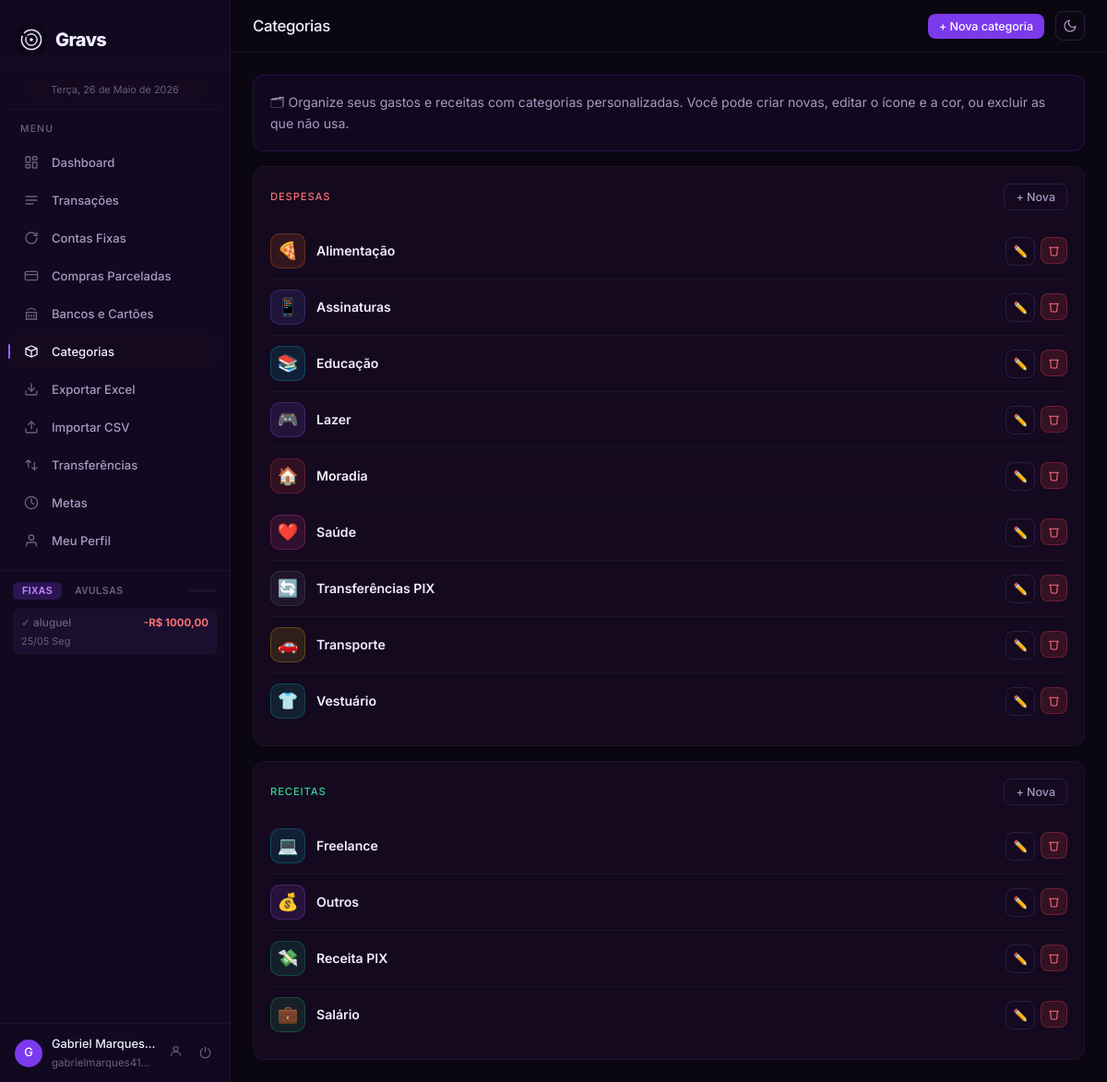
The page /categorias/ (signed in) on the database its author committed.
### tables this page shows
CREATE TABLE usuarios (
                id          INTEGER PRIMARY KEY AUTOINCREMENT,
                email       TEXT    NOT NULL UNIQUE COLLATE NOCASE,
                senha_hash  TEXT    NOT NULL,
                nome        TEXT    NOT NULL,
                criado_em   TEXT    DEFAULT CURRENT_TIMESTAMP,
                ativo       INTEGER DEFAULT 1 CHECK(ativo IN (0,1))
            , modo_contabil INTEGER DEFAULT 0, onboarding_completo INTEGER DEFAULT 0, email_verificado INTEGER DEFAULT 0, aceite_termos_em TEXT, excluido_em TEXT);

CREATE TABLE categorias (
                id          INTEGER PRIMARY KEY AUTOINCREMENT,
                nome        TEXT    NOT NULL,
                tipo        TEXT    NOT NULL CHECK(tipo IN ('receita','despesa')),
                usuario_id  INTEGER NOT NULL,
                icone       TEXT    DEFAULT '💰',
                cor         TEXT    DEFAULT '#a855f7',
                FOREIGN KEY (usuario_id) REFERENCES usuarios(id) ON DELETE CASCADE,
                UNIQUE(nome, usuario_id)
            );

### routes/categorias.py (the view)
@categorias_bp.route("/")
@login_required
def lista():
    svc = get_services()
    cats = svc.categorias_repo.listar_por_usuario(current_user.id)
    receitas = [c for c in cats if c["tipo"] == "receita"]
    despesas = [c for c in cats if c["tipo"] == "despesa"]
    return render_template(
        "categorias/lista.html",
        receitas=receitas,
        despesas=despesas,
        icones=ICONES_DISPONIVEIS,
    )

### app.py (called while the page is built)
def _configurar_login(app: Flask, container: ServiceContainer) -> None:
    login_manager = LoginManager()
    login_manager.init_app(app)
    login_manager.login_view = "auth.login"
    login_manager.login_message = "Faça login para acessar"
    login_manager.login_message_category = "info"
    @login_manager.user_loader
    def load_user(user_id: str) -> UserPrincipal | None:
        dados = container.usuarios_repo.buscar_por_id(int(user_id))
        if dados:
            return make_user_principal(dados)
        return None

### database/repositories.py (called while the page is built)
def _row_to_dict(row: sqlite3.Row | None) -> dict | None:
    if row is None:
        return None
    return dict(row)

def _rows_to_list(rows: list[sqlite3.Row]) -> list[dict]:
    return [dict(r) for r in rows]

    def buscar_por_id(self, user_id: int) -> dict | None:
        with self._db.get_conn() as conn:
            row = conn.execute(
                "SELECT id, email, senha_hash, nome, modo_contabil, "
                "COALESCE(onboarding_completo, 0) as onboarding_completo FROM usuarios "
                "WHERE id = ? AND ativo = 1",
                (int(user_id),),
            ).fetchone()
        return _row_to_dict(row)

    def listar_por_usuario(self, usuario_id: int) -> list[dict]:
        with self._db.get_conn() as conn:
            rows = conn.execute(
                "SELECT id, nome, tipo, icone, cor FROM categorias "
                "WHERE usuario_id = ? ORDER BY tipo, nome",
                (usuario_id,),
            ).fetchall()
        return _rows_to_list(rows)

### routes/helpers.py (called while the page is built)
def get_services() -> ServiceContainer:
    return current_app.extensions["services"]

def make_user_principal(dados: dict) -> UserPrincipal:
    return UserPrincipal(
        id=dados["id"],
        email=dados["email"],
        nome=dados["nome"],
        modo_contabil=dados.get("modo_contabil", 0),
    )

### templates/categorias/lista.html (shortened to what this page needs)
{% extends "base.html" %}
{% block page_title %}Categorias{% endblock %}
{% block topbar_actions %}
  <button class="btn btn-primary btn-sm" onclick="abrirModal('despesa')">+ Nova categoria</button>
{% endblock %}
{% block content %}
<div class="card mb-16 fade-up" style="background:rgba(124,58,237,0.06);border-color:rgba(124,58,237,0.2)">
  <div style="font-size:0.88rem;color:var(--text2);line-height:1.6">
    🗂 Organize seus gastos e receitas com categorias personalizadas. Você pode criar novas, editar o ícone e a cor, ou excluir as que não usa.
  </div>
</div>
<div class="card fade-up mb-16">
  <div style="display:flex;align-items:center;justify-content:space-between;margin-bottom:14px">
    <div class="card-title" style="margin-bottom:0;color:var(--red2)"> Despesas</div>
    <button class="btn btn-sm btn-secondary" onclick="abrirModal('despesa')">+ Nova</button>
  </div>
  {% if despesas %}
    {% for c in despesas %}
      <div class="cat-item">
        <div class="cat-icone" style="background:{{ c.cor }}22;border:1px solid {{ c.cor }}44">
          <span>{{ c.icone }}</span>
        </div>
        <div class="cat-info">
          <div class="cat-nome">{{ c.nome }}</div>
        </div>
        <div class="flex gap-6">
          <button class="btn btn-sm btn-secondary btn-icon"
                  onclick="abrirEditar({{ c.id }}, '{{ c.nome|e }}', '{{ c.icone }}', '{{ c.cor }}', 'despesa')"
                  title="Editar">✏️</button>
          <form method="POST" action="{{ url_for('categorias.deletar', cat_id=c.id) }}"
                onsubmit="return confirm('Excluir {{ c.nome|e }}?')">
            <button type="submit" class="btn btn-sm btn-danger btn-icon" title="Excluir"><svg width="13" height="13" viewBox="0 0 24 24" fill="none" stroke="currentColor" stroke-width="2" stroke-linecap="round" stroke-linejoin="round"><polyline points="3 6 5 6 21 6"/><path d="M19 6l-1 14a2 2 0 0 1-2 2H8a2 2 0 0 1-2-2L5 6"/></svg></button>
          </form>
        </div>
      </div>
    {% endfor %}
  {% else %}
    <div class="empty-state" style="padding:24px">
      <p>Nenhuma categoria de despesa</p>
    </div>
  {% endif %}
</div>
<div class="card fade-up delay-1">
  <div style="display:flex;align-items:center;justify-content:space-between;margin-bottom:14px">
    <div class="card-title" style="margin-bottom:0;color:var(--green2)"> Receitas</div>
    <button class="btn btn-sm btn-secondary" onclick="abrirModal('receita')">+ Nova</button>
  </div>
  {% if receitas %}
    {% for c in receitas %}
      <div class="cat-item">
        <div class="cat-icone" style="background:{{ c.cor }}22;border:1px solid {{ c.cor }}44">
          <span>{{ c.icone }}</span>
        </div>
        <div class="cat-info">
          <div class="cat-nome">{{ c.nome }}</div>
        </div>
        <div class="flex gap-6">
          <button class="btn btn-sm btn-secondary btn-icon"
                  onclick="abrirEditar({{ c.id }}, '{{ c.nome|e }}', '{{ c.icone }}', '{{ c.cor }}', 'receita')"
                  title="Editar">✏️</button>
          <form method="POST" action="{{ url_for('categorias.deletar', cat_id=c.id) }}"
                onsubmit="return confirm('Excluir {{ c.nome|e }}?')">
            <button type="submit" class="btn btn-sm btn-danger btn-icon" title="Excluir"><svg width="13" height="13" viewBox="0 0 24 24" fill="none" stroke="currentColor" stroke-width="2" stroke-linecap="round" stroke-linejoin="round"><polyline points="3 6 5 6 21 6"/><path d="M19 6l-1 14a2 2 0 0 1-2 2H8a2 2 0 0 1-2-2L5 6"/></svg></button>
          </form>
        </div>
      </div>
    {% endfor %}
  {% else %}
    <div class="empty-state" style="padding:24px">
      <p>Nenhuma categoria de receita</p>
    </div>
  {% endif %}
</div>
{% endblock %}

### templates/base.html (shortened to what this page needs)
<!DOCTYPE html>
<html lang="pt-BR">
<head>
</head>
<body>
{% block body %}
<div class="app-layout">
  <aside class="sidebar" id="sidebar">
    <div class="sidebar-logo">
      <img src="/static/icon-192.png" alt="Gravs" width="32" height="32"
           style="border-radius:8px;flex-shrink:0;object-fit:contain" />
      <span style="font-family:'Inter',system-ui,sans-serif;font-size:1.25rem;font-weight:800;letter-spacing:-0.03em;color:var(--text)">Gravs</span>
    </div>
    <nav class="sidebar-nav">
      <div style="padding:4px 16px 10px;border-bottom:1px solid var(--border)">
        <div id="data-completa"
             style="font-size:0.68rem;color:var(--text3);
                    text-align:center;line-height:1.3;
                    background:var(--surface);border-radius:6px;
                    padding:4px 8px"></div>
      </div>
      <span class="nav-label">Menu</span>
      <a href="{{ url_for('dashboard.index') }}"
         class="nav-link {% if request.endpoint == 'dashboard.index' %}active{% endif %}">
        <div class="nav-icon"></div>Dashboard
      </a>
      <a href="{{ url_for('transacoes.todas') }}"
         class="nav-link {% if request.blueprint == 'transacoes' %}active{% endif %}">
        <div class="nav-icon"><svg width="20" height="20" viewBox="0 0 24 24" fill="none" stroke="currentColor" stroke-width="2" stroke-linecap="round" stroke-linejoin="round"><path d="M3 12h18M3 6h18M3 18h12"/></svg></div>Transações
      </a>
      <a href="{{ url_for('recorrentes.fixas') }}"
         class="nav-link {% if request.blueprint == 'recorrentes' %}active{% endif %}">
        <div class="nav-icon"><svg width="20" height="20" viewBox="0 0 24 24" fill="none" stroke="currentColor" stroke-width="2" stroke-linecap="round" stroke-linejoin="round"><path d="M21 12a9 9 0 1 1-9-9c2.52 0 4.93 1 6.74 2.74L21 8"/><polyline points="21 3 21 8 16 8"/></svg></div>Contas Fixas
      </a>
      <a href="{{ url_for('transacoes.parcelados') }}"
         class="nav-link {% if request.endpoint == 'transacoes.parcelados' %}active{% endif %}">
        <div class="nav-icon"><svg width="20" height="20" viewBox="0 0 24 24" fill="none" stroke="currentColor" stroke-width="2" stroke-linecap="round" stroke-linejoin="round"><rect x="2" y="5" width="20" height="14" rx="2"/><line x1="2" y1="10" x2="22" y2="10"/></svg></div>Compras Parceladas
      </a>
      <a href="{{ url_for('contas.lista') }}"
         class="nav-link {% if request.blueprint == 'contas' %}active{% endif %}">
        <div class="nav-icon"><svg width="20" height="20" viewBox="0 0 24 24" fill="none" stroke="currentColor" stroke-width="2" stroke-linecap="round" stroke-linejoin="round"><path d="M3 21h18M3 10h18M5 6l7-3 7 3M4 10v11M20 10v11M8 14v3M12 14v3M16 14v3"/></svg></div>Bancos e Cartões
      </a>
      <a href="{{ url_for('categorias.lista') }}"
         class="nav-link {% if request.blueprint == 'categorias' %}active{% endif %}">
        <div class="nav-icon"><svg width="20" height="20" viewBox="0 0 24 24" fill="none" stroke="currentColor" stroke-width="2" stroke-linecap="round" stroke-linejoin="round"><path d="M3 7l9-4 9 4M3 7v10l9 4 9-4V7M3 7l9 4 9-4M12 11v10"/></svg></div>Categorias
      </a>
      <a href="{{ url_for('contabil.exportar') }}"
         class="nav-link {% if request.blueprint == 'contabil' %}active{% endif %}">
        <div class="nav-icon"><svg width="20" height="20" viewBox="0 0 24 24" fill="none" stroke="currentColor" stroke-width="2" stroke-linecap="round" stroke-linejoin="round"><path d="M21 15v4a2 2 0 0 1-2 2H5a2 2 0 0 1-2-2v-4"/><polyline points="7 10 12 15 17 10"/><line x1="12" y1="15" x2="12" y2="3"/></svg></div>Exportar Excel
      </a>
      <a href="{{ url_for('importacao.index') }}"
         class="nav-link {% if request.blueprint == 'importacao' %}active{% endif %}">
        <div class="nav-icon"><svg width="20" height="20" viewBox="0 0 24 24" fill="none" stroke="currentColor" stroke-width="2" stroke-linecap="round" stroke-linejoin="round"><path d="M21 15v4a2 2 0 0 1-2 2H5a2 2 0 0 1-2-2v-4"/><polyline points="17 8 12 3 7 8"/><line x1="12" y1="3" x2="12" y2="15"/></svg></div>Importar CSV
      </a>
      <a href="{{ url_for('transferencias.nova') }}"
         class="nav-link {% if request.blueprint == 'transferencias' %}active{% endif %}">
        <div class="nav-icon"><svg width="20" height="20" viewBox="0 0 24 24" fill="none" stroke="currentColor" stroke-width="2" stroke-linecap="round" stroke-linejoin="round"><path d="M7 16V4m0 0L3 8m4-4l4 4"/><path d="M17 8v12m0 0l4-4m-4 4l-4-4"/></svg></div>Transferências
      </a>
      <a href="{{ url_for('metas.lista') }}"
         class="nav-link {% if request.blueprint == 'metas' %}active{% endif %}">
        <div class="nav-icon"><svg width="20" height="20" viewBox="0 0 24 24" fill="none" stroke="currentColor" stroke-width="2" stroke-linecap="round" stroke-linejoin="round"><circle cx="12" cy="12" r="10"/><polyline points="12 6 12 12 16 14"/></svg></div>Metas
      </a>
      <a href="{{ url_for('perfil.index') }}"
         class="nav-link {% if request.blueprint == 'perfil' %}active{% endif %}">
        <div class="nav-icon"><svg width="20" height="20" viewBox="0 0 24 24" fill="none" stroke="currentColor" stroke-width="2" stroke-linecap="round" stroke-linejoin="round"><path d="M20 21v-2a4 4 0 0 0-4-4H8a4 4 0 0 0-4 4v2"/><circle cx="12" cy="7" r="4"/></svg></div>Meu Perfil
      </a>
    </nav>
    <div style="padding:12px 14px;border-top:1px solid var(--border);flex:1;display:flex;flex-direction:column">
      <div style="display:flex;align-items:center;justify-content:space-between;margin-bottom:10px">
        <div style="display:flex;gap:4px">
          <button id="tab-fixas" onclick="setTab('fixas')"
                  style="font-size:0.65rem;font-weight:700;letter-spacing:0.05em;text-transform:uppercase;
                         padding:4px 10px;border-radius:6px;border:none;cursor:pointer;transition:all 0.2s;
                         background:rgba(124,58,237,0.25);color:var(--purple3)">Fixas</button>
          <button id="tab-avulsas" onclick="setTab('avulsas')"
                  style="font-size:0.65rem;font-weight:700;letter-spacing:0.05em;text-transform:uppercase;
                         padding:4px 10px;border-radius:6px;border:none;cursor:pointer;transition:all 0.2s;
                         background:transparent;color:var(--text3)">Avulsas</button>
        </div>
        <div style="width:30px;height:3px;background:var(--border);border-radius:99px;overflow:hidden">
        </div>
      </div>
      <div id="widget-fixas" style="height:180px;overflow-y:auto;scrollbar-width:thin">
        <div id="fixas-lista" style="display:flex;flex-direction:column;gap:5px">
        </div>
      </div>
    </div>
    <div class="sidebar-user">
      <div class="user-avatar">{% if current_user.is_authenticated %}{{ current_user.nome[0].upper() }}{% else %}?{% endif %}</div>
      <div class="user-info">
        <div class="user-name">{% if current_user.is_authenticated %}{{ current_user.nome }}{% endif %}</div>
        <div class="user-email">{% if current_user.is_authenticated %}{{ current_user.email }}{% endif %}</div>
      </div>
      <a href="{{ url_for('perfil.index') }}" class="logout-btn" title="Meu perfil" aria-label="Perfil">
            <svg width="15" height="15" viewBox="0 0 24 24" fill="none" stroke="currentColor" stroke-width="1.8" stroke-linecap="round" stroke-linejoin="round">
              <circle cx="12" cy="8" r="4"/><path d="M4 20c0-4 3.6-7 8-7s8 3 8 7"/>
            </svg>
          </a>
      <a href="{{ url_for('auth.logout') }}" class="logout-btn" title="Sair">⏻</a>
    </div>
  </aside>
  <main class="main">
    <div class="topbar">
      <div class="topbar-left">
        <div class="page-title">{% block page_title %}{% endblock %}</div>
      </div>
      <div class="d-flex align-center gap-12">
        {% block topbar_actions %}{% endblock %}
        <button onclick="alternarTema()" id="btn-tema"
                title="Alternar tema" aria-label="Alternar tema claro/escuro"
                class="btn btn-secondary btn-icon">
          <svg id="tema-svg-escuro" width="16" height="16" viewBox="0 0 24 24" fill="none" stroke="currentColor" stroke-width="1.8" stroke-linecap="round" stroke-linejoin="round">
            <path d="M21 12.79A9 9 0 1 1 11.21 3 7 7 0 0 0 21 12.79z"/>
          </svg>
        </button>
      </div>
    </div>
    <div class="page-content">
      {% block content %}{% endblock %}
    </div>
  </main>
</div>
{% endblock %}
</body>
</html>

### templates/categorias/lista.html (style rules this page uses)
.cat-item { display: flex; align-items: center; gap: 12px; padding: 11px 0; border-bottom: 1px solid var(--border); }
.cat-item:last-child { border-bottom: none; }
.cat-icone { width: 38px; height: 38px; border-radius: 10px; display: flex; align-items: center; justify-content: center; font-size: 1.15rem; flex-shrink: 0; }
.cat-info { flex: 1; min-width: 0; }
.cat-nome { font-weight: 600; color: var(--text); font-size: 0.88rem; }

### rows shown on the page
usuarios: nome "G", nome "Gabriel Marques…", email "gabrielmarques41…"
categorias: icone "🍕", nome "Alimentação"
categorias: icone "📱", nome "Assinaturas"
categorias: icone "📚", nome "Educação"
categorias: icone "🎮", nome "Lazer"
categorias: icone "🏠", nome "Moradia"
categorias: icone "❤️", nome "Saúde"
categorias: icone "🔄", nome "Transferências PIX"
categorias: icone "🚗", nome "Transporte"
categorias: icone "👕", nome "Vestuário"
categorias: icone "💻", nome "Freelance"
categorias: icone "💰", nome "Outros"
categorias: icone "💸", nome "Receita PIX"
categorias: icone "💼", nome "Salário"
